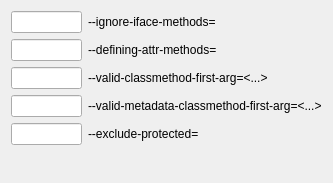
             <widget class="QWidget" name="scrollAreaWidgetContents_16">
              <property name="geometry">
               <rect>
                <x>0</x>
                <y>0</y>
                <width>333</width>
                <height>183</height>
               </rect>
              </property>
              <layout class="QHBoxLayout" name="horizontalLayout_64">
               <item>
                <layout class="QVBoxLayout" name="verticalLayout_14" stretch="0,1">
                 <item>
                  <layout class="QGridLayout" name="gridLayout_7">
                   <item row="0" column="0">
                    <widget class="QLineEdit" name="PYLINT_CLASSES_IGNORE_IFACE_METHODS"/>
                   </item>
                   <item row="3" column="1">
                    <widget class="QLabel" name="PYLINT_CLASSES_VALID_METACLASS_CLASSMETHOD_FIRST_ARG_LABEL">
                     <property name="text">
                      <string>--valid-metadata-classmethod-first-arg=&lt;...&gt;</string>
                     </property>
                    </widget>
                   </item>
                   <item row="1" column="0">
                    <widget class="QLineEdit" name="PYLINT_CLASSES_DEFINING_ATTR_METHODS"/>
                   </item>
                   <item row="4" column="1">
                    <widget class="QLabel" name="PYLINT_CLASSES_EXCLUDE_PROTECTED_LABEL">
                     <property name="text">
                      <string>--exclude-protected=&lt;names&gt;</string>
                     </property>
                    </widget>
                   </item>
                   <item row="0" column="1">
                    <widget class="QLabel" name="PYLINT_CLASSES_IGNORE_IFACE_METHODS_LABEL">
                     <property name="text">
                      <string>--ignore-iface-methods=&lt;methods names&gt;</string>
                     </property>
                    </widget>
                   </item>
                   <item row="1" column="1">
                    <widget class="QLabel" name="PYLINT_CLASSES_DEFINING_ATTR_METHODS_LABEL">
                     <property name="text">
                      <string>--defining-attr-methods=&lt;methods names&gt;</string>
                     </property>
                    </widget>
                   </item>
                   <item row="4" column="0">
                    <widget class="QLineEdit" name="PYLINT_CLASSES_EXCLUDE_PROTECTED"/>
                   </item>
                   <item row="2" column="1">
                    <widget class="QLabel" name="PYLINT_CLASSES_VALID_CLASSMETHODS_FIRST_ARG_LABEL">
                     <property name="text">
                      <string>--valid-classmethod-first-arg=&lt;...&gt;</string>
                     </property>
                    </widget>
                   </item>
                   <item row="2" column="0">
                    <widget class="QLineEdit" name="PYLINT_CLASSES_VALID_CLASSMETHODS_FIRST_ARG"/>
                   </item>
                   <item row="3" column="0">
                    <widget class="QLineEdit" name="PYLINT_CLASSES_VALID_METACLASS_CLASSMETHOD_FIRST_ARG"/>
                   </item>
                  </layout>
                 </item>
                 <item>
                  <spacer name="verticalSpacer_8">
                   <property name="orientation">
                    <enum>Qt::Vertical</enum>
                   </property>
                   <property name="sizeHint" stdset="0">
                    <size>
                     <width>20</width>
                     <height>40</height>
                    </size>
                   </property>
                  </spacer>
                 </item>
                </layout>
               </item>
              </layout>
             </widget>
